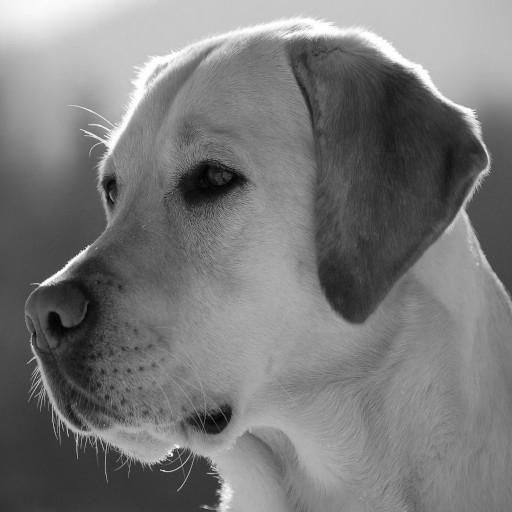
#> input picture lab03/labrador_gray.jpg, 512 x 512 px
$ jupyter execute gram_transform02.ipynb
#> lines starting #> are read from the running program, lines starting #| are printed output that depends on the picture; after the words box and inside, x2 and y2 are one past the last pixel; in counts of white or black regions, pixels touching at a corner belong together
[cell 1]
import matplotlib
import matplotlib.pyplot as plt
from PIL import Image
import math

k = 170

[cell 2]
def func(x,k):
    a = 0
    if x >  k:
        a = 255
    return  a

[cell 3]
a = []
x = list(range(256))
for i in x:
    a.append(func(i,k))
plt.plot(x,a)
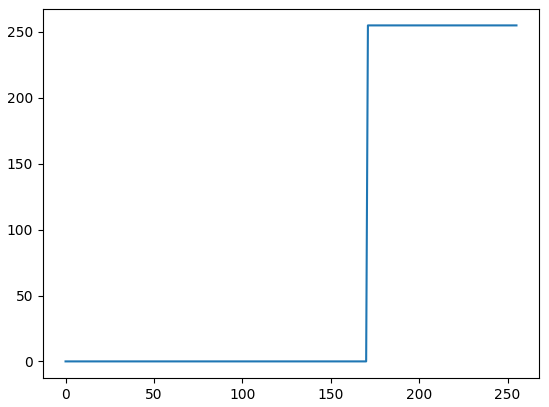
#> figure drawn by matplotlib, 1 panel; curve peaks at x = 171, y = 255

[cell 4]
im1 = Image.open('labrador_gray.jpg')
#> im1 is the input picture: PIL image 512x512 L; min 0, max 255, mean 121.4
im2 = Image.new('L',(im1.size[0],im1.size[1]))
#> im2: PIL image 512x512 L; every value is 0
for i in range(im1.size[0]):
    for j in range(im1.size[1]):
        s = im1.getpixel((i,j))
        im2.putpixel((i,j),func(s,k))
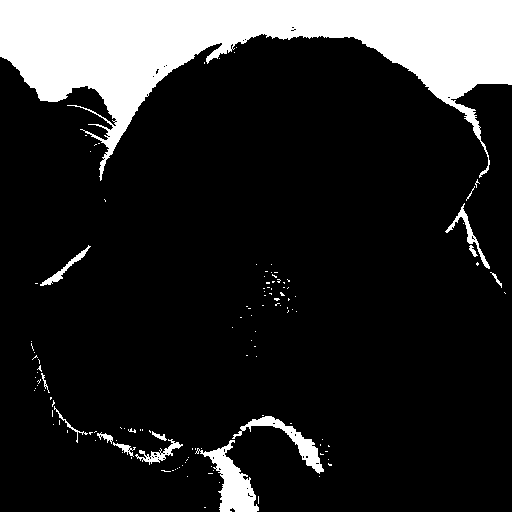
#> im2: PIL image 512x512 L; 16% white; 129 white regions (115 under 20 px), largest, box (x1, y1, x2, y2) and area: (0, 0, 512, 181) 37284, (195, 440, 259, 512) 1765, (232, 416, 324, 474) 1042
im1.show()
im2.show()
